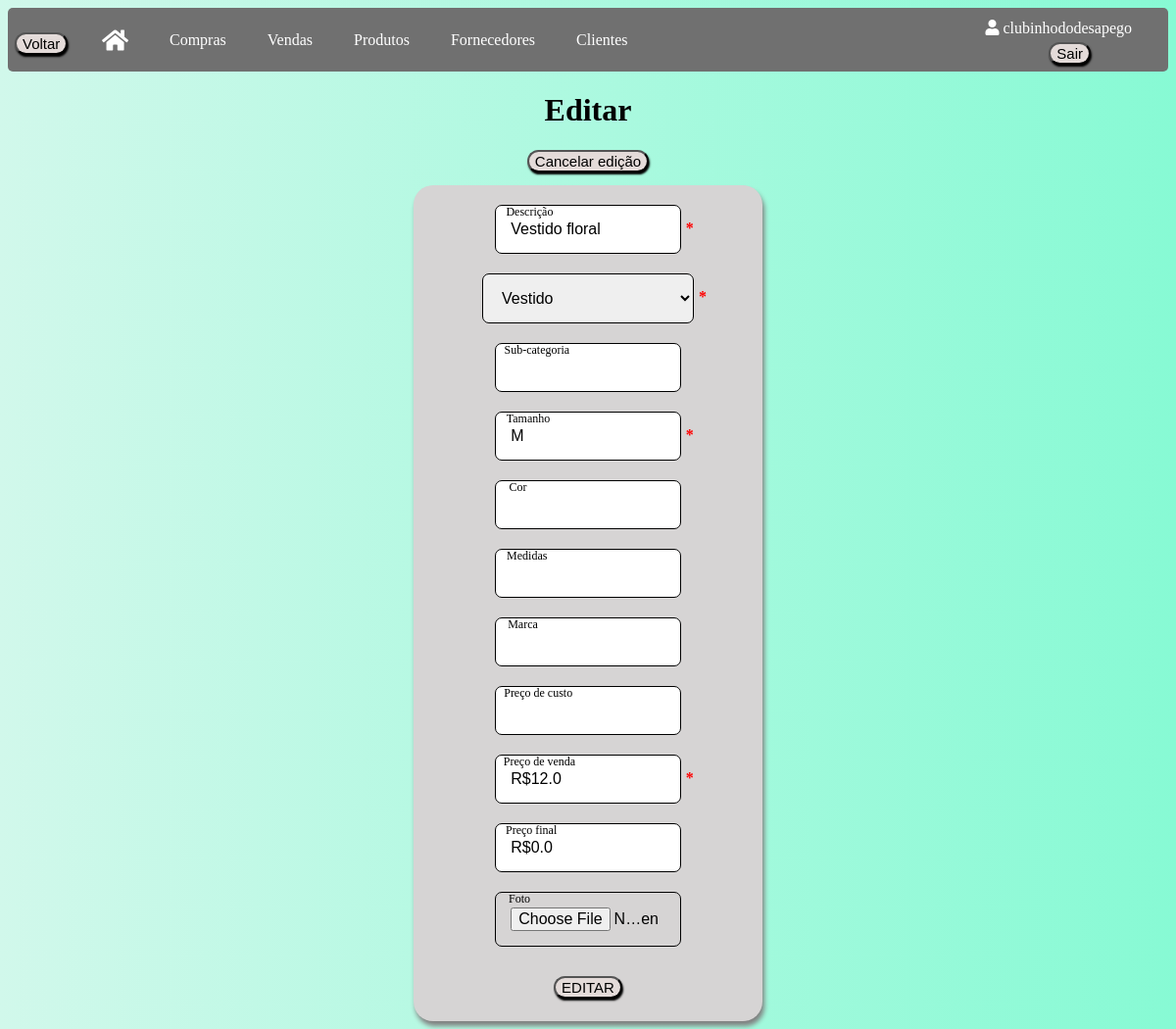
Page /editarprodutos/1 (signed in) on the earlier database version.
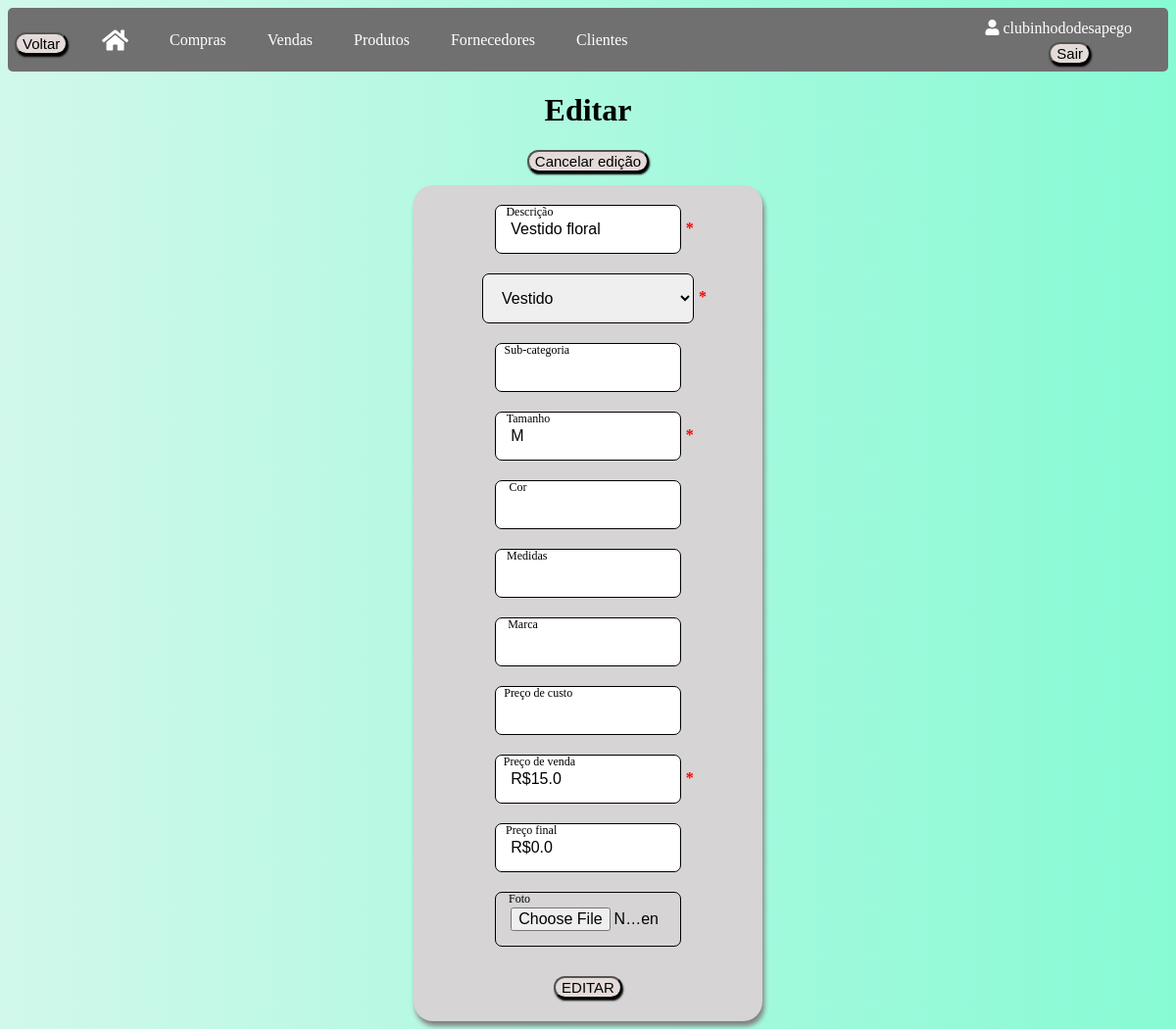
Same page on the later database version.
### app/models/tables.py (models this page shows, shortened)
class Produto(db.Model):
    __tablename__ = "produtos"
    id = db.Column(db.Integer, primary_key=True, autoincrement=True)
    descricao = db.Column(db.String(120))
    categoria = db.Column(db.String(80))
    sub_categoria = db.Column(db.String(80))
    tamanho = db.Column(db.String(30))
    cor = db.Column(db.String(30))
    medidas = db.Column(db.Integer)
    marca = db.Column(db.String(80))
    preco_custo = db.Column(db.Float)
    preco_venda = db.Column(db.Float)
    preco_final = db.Column(db.Float)
    foto = db.Column(db.LargeBinary)
    vendido = db.Column(db.Boolean, default=False)
    id_usuario = db.Column(db.Integer, db.ForeignKey('usuarios.id'))
    vendas = db.relationship('Venda', secondary=produtos_vendas, back_populates='produtos')

### app/default.py (the view, shortened to what this page needs)
@login_required
@app.route("/editarprodutos/<int:id>", methods=['GET', 'POST'])
def editar_produtos(id):
    origem = request.args.get('origem')  # Obtém o valor do parâmetro 'origem' da URL
    produtos = Produto.query.filter_by(id=id, id_usuario=current_user.id).first()
    if produtos is None:
        return jsonify({"error": "Produto não encontrado"}), 404
    return render_template("editarprodutos.html", produtos=produtos)

### app/default.py (called while the page is built)
@login_manager.user_loader
def load_user(id_usuario):
    return Usuario.query.get(int(id_usuario))

### app/templates/editarprodutos.html (shortened to what the changed rows need)
<!DOCTYPE html>
<html lang="en">
<head>
    <link rel="stylesheet" type="text/css" href="{{ url_for('static', filename='css/produtos.css') }}">
    <link rel="stylesheet" href="https://cdnjs.cloudflare.com/ajax/libs/font-awesome/5.15.3/css/all.min.css">
    <link rel="stylesheet" type="text/css" href="https://cdn.datatables.net/1.11.5/css/jquery.dataTables.min.css">
</head>
<body>
    <h1 class="titulo">Editar</h1>
    <div id="container-login" class="produtos-section">
        <form action="{{ url_for('editar_produtos', id=produtos.id) }}" method="POST">
            <section id="produtos">
                <div class="input-container">
                    <input type="text" name="descricao" value="{{ produtos.descricao }}" class="input-field" required>
                    <label for="descricao" class="input-label">Descrição</label>
                    <span class="required-asterisk">*</span>
                </div>
                <div class="input-container">
                    <select name="categoria" id="categoria" class="input-field">
                        <option value="Vestido" {% if produtos.categoria == 'Vestido' %}selected{% endif %}>Vestido</option>
                    </select>
                    <span class="required-asterisk">*</span>
                </div>
                <div class="input-container">
                    <input type="text" name="tamanho" value="{{ produtos.tamanho }}" class="input-field" required>
                    <label for="tamanho" class="input-label">Tamanho</label>
                    <span class="required-asterisk">*</span>
                </div>
                <div class="input-container">
                    <input type="text" name="preco_custo" value="{% if produtos.preco_custo is not none %}R${{ produtos.preco_custo }}{% endif %}" class="input-field formatar-reais">
                    <label for="preco_custo" class="input-label">Preço de custo</label>
                </div>
                <div class="input-container">
                    <input type="text" name="preco_venda" value="R${{ produtos.preco_venda }}" class="input-field formatar-reais" required>
                    <label for="preco_venda" class="input-label">Preço de venda</label>
                    <span class="required-asterisk">*</span>
                </div>
                <div class="input-container">
                    <input type="text" name="preco_final" value="R${% if produtos.preco_final is not none %}{{ produtos.preco_final }}{% endif %}" class="input-field formatar-reais">
                    <label for="preco_final" class="input-label">Preço final</label>
                </div>
                <div class="input-container">
                    <input type="file" name="foto" value="{{ produtos.foto }}" class="input-field" accept="image/*">
                    <label for="foto" class="input-label">Foto</label>
                </div>
            </section>
        </form>
    </div>
</body>
</html>

Differences in the rows shown:
changed Produto "Vestido floral": preco_venda "R$12.0" → "R$15.0"
